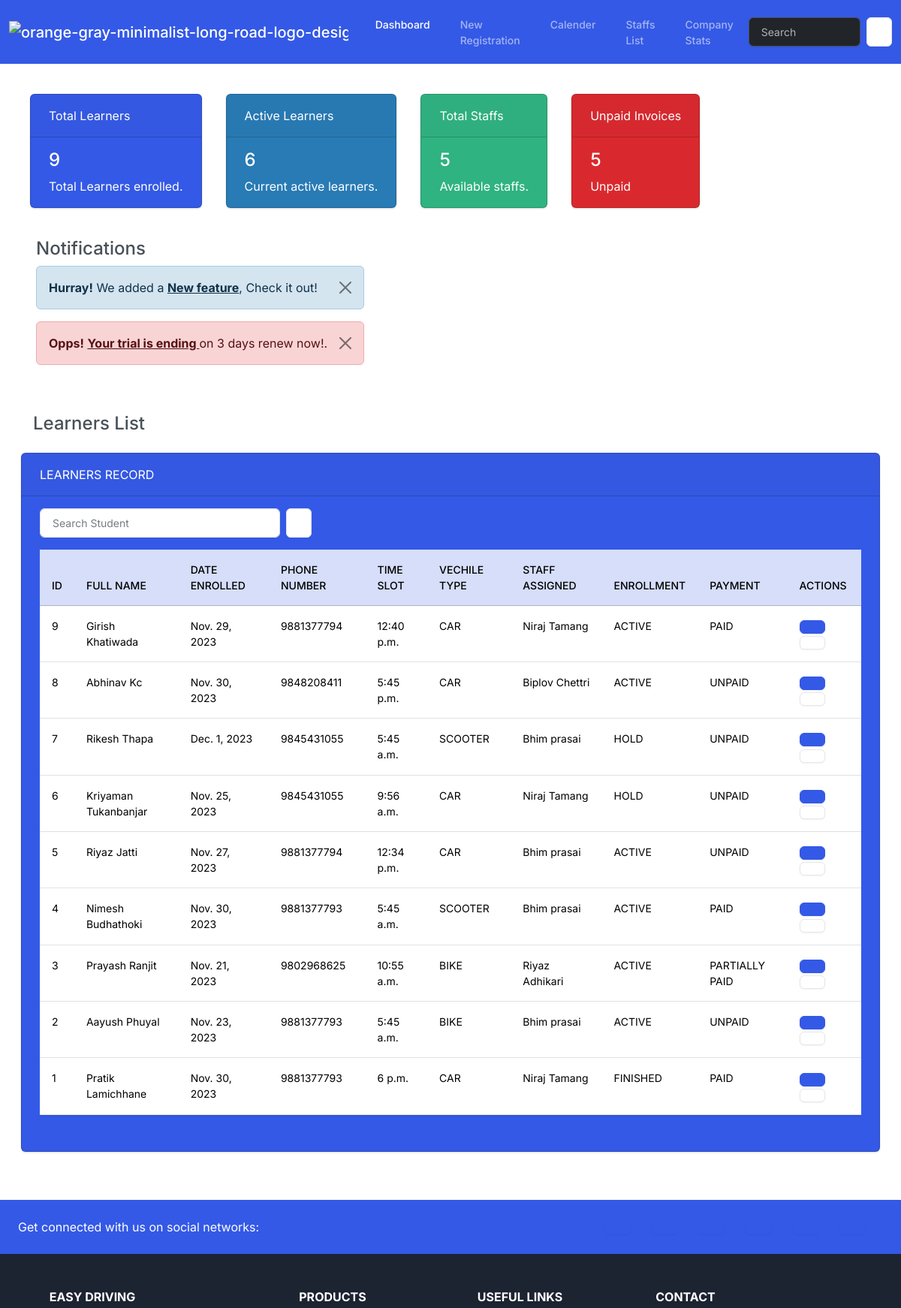
Before: / (upper part) with the older database file.
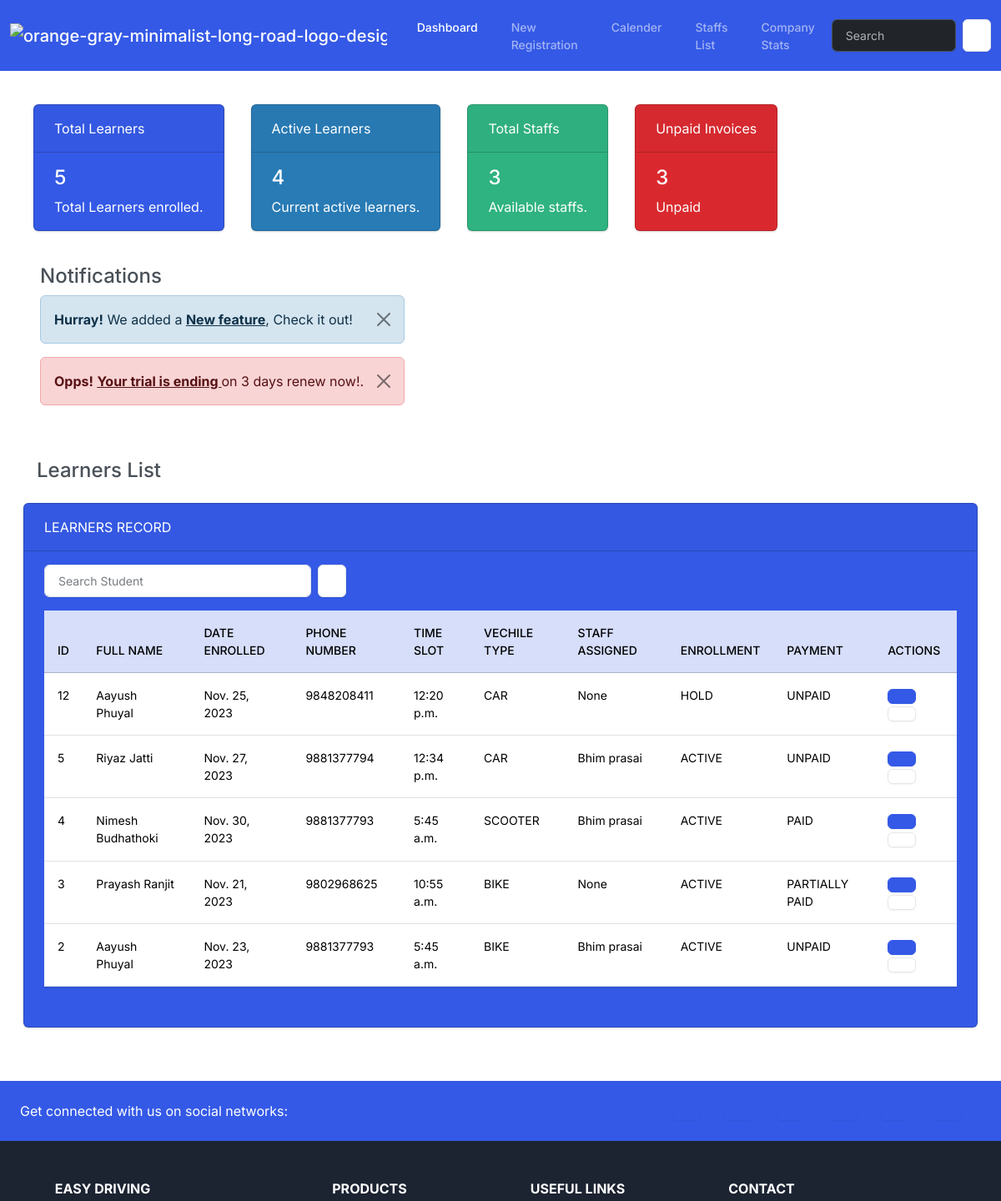
After: the same page with the newer database file.
### management/models.py (models this page shows, shortened)
class Student(models.Model):
    id = models.AutoField (primary_key=True)
    student_name = models.CharField(max_length=100)
    phone_number = models.IntegerField()
    date_enrolled = models.DateField()
    time_slot= models.TimeField()
    vehicle_type = models.CharField(max_length=9,
                  choices= VECHILE_CHOICES,
                  default="BIKE")
    enrollment_status = models.CharField(max_length=9,
                  choices= ENROLLMENT_STATUS,
                  default="ACTIVE")
    payment_status = models.CharField(max_length=30,
                  choices= PAYMENT_STATUS,
                  default="UNPAID")
    final_amount = models.PositiveIntegerField()
    staff_assigned = models.ForeignKey(
        Staffs,
        on_delete=models.SET_NULL,
        blank = True,
        null = True,
        related_name='students_assigned'
    )

class Staffs(models.Model):
    staff_id = models.AutoField (primary_key=True)
    staff_name = models.CharField(max_length=100)
    phone_number = models.IntegerField()
    tutor_type = models.CharField(max_length=50,
                  choices= TUTOR_TYPE,
                  default="BIKE/SCOOTER")
    def __str__(self):
        return  f'{self.staff_name}'

### management/views.py (the view)
# urls.py: path("" , views.index , name="calendar" ),
def index(request):
    return render(request , 'management/index.html' , {
        'students' : Student.objects.all().order_by('-id'),
        'total_students' : Student.objects.count(),
        'active_students_count' : Student.objects.filter(enrollment_status='ACTIVE').count(),
        'unpaid_invoices' : Student.objects.filter(payment_status='UNPAID').count(),
        'total_staffs' : Staffs.objects.count()
    })

### management/templates/management/index.html (shortened to what the changed rows need)
{% extends "management/base.html" %}
{% block body %}
<div class="stats-cards d-flex flex-wrap justify-content-between m-4">
    <div class="stats-container d-flex flex-wrap align-items-center ">
<div class="card text-white bg-primary m-3" style="max-width: 20rem;" bis_skin_checked="1">
    <div class="card-body" bis_skin_checked="1">
      <h4 class="card-title">{{total_students}} </h4>
      <p class="card-text">Total Learners enrolled.</p>
    </div>
  </div>
  <div class="card text-white bg-info m-3 " style="max-width: 20rem;" bis_skin_checked="1">
    <div class="card-body" bis_skin_checked="1">
      <h4 class="card-title">{{active_students_count}}  </h4>
      <p class="card-text">Current active learners.</p>
    </div>
  </div>
  <div class="card text-white bg-success m-3" style="max-width: 20rem;" bis_skin_checked="1">
    <div class="card-body" bis_skin_checked="1">
      <h4 class="card-title">{{total_staffs}} </h4>
      <p class="card-text">Available staffs.</p>
    </div>
  </div>
  <div class="card text-white bg-danger m-3" style="max-width: 20rem;" bis_skin_checked="1">
    <div class="card-body" bis_skin_checked="1">
      <h4 class="card-title">{{unpaid_invoices}} </h4>
      <p class="card-text">Unpaid</p>
    </div>
  </div>
</div>
</div>
<div class="container-fluid">
  <div class="row">
    <div class="col-12">
      {% if students %}
      <div class="card text-white bg-primary m-3" bis_skin_checked="1">
        <div class="card-body" bis_skin_checked="1">
          <p class="card-text">
            <div class="table-responsive">
            <table class="table table-hover">
              <thead>
                <tr class="table-primary">
                  <th scope="col">ID</th>
                  <th scope="col">Full Name</th>
                  <th scope="col">Date Enrolled</th>
                  <th scope="col">Phone Number</th>
                  <th scope="col">Time Slot</th>
                  <th scope="col">Vechile Type</th>
                  <th scope="col">Staff Assigned</th>
                  <th scope="col">Enrollment</th>
                  <th scope="col">Payment</th>
                  <th scope="col">Actions</th>
                </tr>
              </thead>
             {% for student in students %}
             <tr>
              <td>{{ student.id }}</td>
              <td>{{ student.student_name }}</td>
              <td>{{ student.date_enrolled }}</td>
              <td>{{ student.phone_number }}</td>
              <td>{{ student.time_slot }}</td>
              <td>{{ student.vehicle_type }}</td>
              <td>{{ student.staff_assigned }}</td>
              <td>{{ student.enrollment_status}}</td>
              <td>{{ student.payment_status}}</td>
              <td><a type="button" class="btn btn-primary" href="{% url 'view_student' student.id%}" data-bs-toggle="modal" data-bs-target="#mymodal{{student.id}}"
                ></a>
              <a href="{% url "editstudent" student.id %}" class="btn btn-secondary"></a>
              </td>
             </tr>
             {% endfor %}
            </table>
          </div>
          </p>
        </div>
      {% endif %}
      </div>
    </div>
  </div>
</div>
{% endblock body %}

Changed rows visible on the page:
removed Student: id "9", student_name "Girish Khatiwada", date_enrolled "Nov. 29, 2023", phone_number "9881377794", time_slot "12:40 p.m.", vehicle_type "CAR", staff_assigned "Niraj Tamang", enrollment_status "ACTIVE", payment_status "PAID"
removed Student: id "8", student_name "Abhinav Kc", date_enrolled "Nov. 30, 2023", phone_number "9848208411", time_slot "5:45 p.m.", vehicle_type "CAR", staff_assigned "Biplov Chettri", enrollment_status "ACTIVE", payment_status "UNPAID"
removed Student: id "7", student_name "Rikesh Thapa", date_enrolled "Dec. 1, 2023", phone_number "9845431055", time_slot "5:45 a.m.", vehicle_type "SCOOTER", staff_assigned "Bhim prasai", enrollment_status "HOLD", payment_status "UNPAID"
removed Student: id "6", student_name "Kriyaman Tukanbanjar", date_enrolled "Nov. 25, 2023", phone_number "9845431055", time_slot "9:56 a.m.", vehicle_type "CAR", staff_assigned "Niraj Tamang", enrollment_status "HOLD", payment_status "UNPAID"
removed Student: id "1", student_name "Pratik Lamichhane", date_enrolled "Nov. 30, 2023", phone_number "9881377793", time_slot "6 p.m.", vehicle_type "CAR", staff_assigned "Niraj Tamang", enrollment_status "FINISHED", payment_status "PAID"
added Student: id "12", student_name "Aayush Phuyal", date_enrolled "Nov. 25, 2023", phone_number "9848208411", time_slot "12:20 p.m.", vehicle_type "CAR", staff_assigned "None", enrollment_status "HOLD", payment_status "UNPAID"
changed Student "Prayash Ranjit": staff_assigned "Riyaz Adhikari" → "None"
Other visible differences:
{{ total_students }}: "9" → "5"
{{ active_students_count }}: "6" → "4"
{{ total_staffs }}: "5" → "3"
{{ unpaid_invoices }}: "5" → "3"
